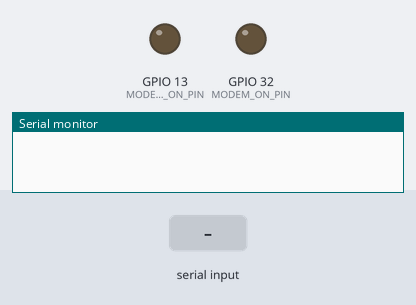
The sketch below on a simulated ESP32. Shown: output pins drawn as LEDs (lit = HIGH), the last lines printed to the serial monitor. Inputs (shaded band) come from the test bench.

Above: at 0.1 s.
At 4.1 s:
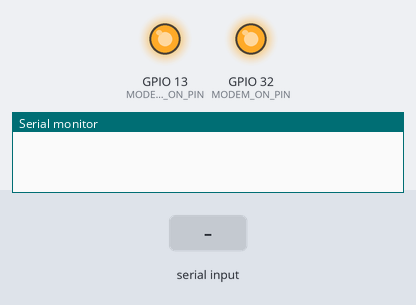
At 7.2 s:
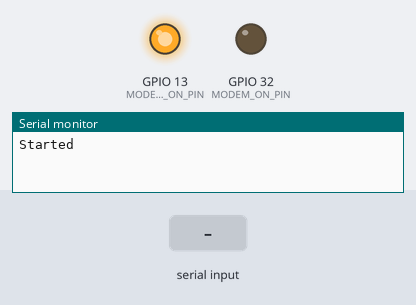
7.3 s: "1" received over the second serial link
Timing chart, 0 to 10.3 s (numbered marks = the images above; inputs shaded):
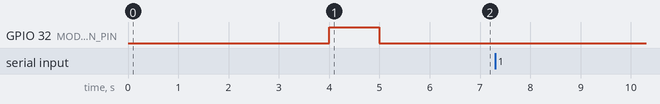

The sketch:

testCodeNBIOT.ino
```cpp
#define MODEM_PWR_ON_PIN    13
#define MODEM_ON_PIN        32

#define BATTERY_PIN         35
#define BATTERY_K           ((2) * (3300.0) / 4096.0)
HardwareSerial serialGSM(2);

void setup() {
  // put your setup code here, to run once:
  pinMode(MODEM_PWR_ON_PIN, OUTPUT);
  digitalWrite(MODEM_PWR_ON_PIN, LOW);

  pinMode(MODEM_ON_PIN, OUTPUT);
  digitalWrite(MODEM_ON_PIN, LOW);

#if ((defined IOT_BOARD_TYPE) && (IOT_BOARD_TYPE == IOT_BOARD_TYPE_QBOARDB))
  pinMode(BATTERY_EN_PIN, OUTPUT);
  digitalWrite(BATTERY_EN_PIN, LOW);
#endif

  delay(3000);

  // Modem On Begin
  digitalWrite(MODEM_PWR_ON_PIN, HIGH);

  delay(1000);

  digitalWrite(MODEM_ON_PIN, HIGH);

  delay(1000);

  digitalWrite(MODEM_ON_PIN, LOW);
  // Modem On End

  delay(1000);
  serialGSM.begin(115200);
  Serial.begin(115200);
  Serial.println("Started");

}

void loop() {
  // put your main code here, to run repeatedly:
while (serialGSM.available())
{
  Serial.println(serialGSM.readString());
}

 while(Serial.available())
{
  serialGSM.println(Serial.readString());
}
}
```
